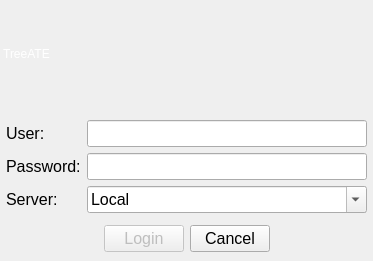
<?xml version="1.0" encoding="UTF-8"?>
<ui version="4.0">
 <class>login</class>
 <widget class="QDialog" name="login">
  <property name="geometry">
   <rect>
    <x>0</x>
    <y>0</y>
    <width>374</width>
    <height>233</height>
   </rect>
  </property>
  <property name="sizePolicy">
   <sizepolicy hsizetype="Fixed" vsizetype="Fixed">
    <horstretch>0</horstretch>
    <verstretch>0</verstretch>
   </sizepolicy>
  </property>
  <property name="windowTitle">
   <string>Login</string>
  </property>
  <layout class="QVBoxLayout" name="verticalLayout">
   <property name="sizeConstraint">
    <enum>QLayout::SetFixedSize</enum>
   </property>
   <property name="leftMargin">
    <number>0</number>
   </property>
   <property name="topMargin">
    <number>0</number>
   </property>
   <property name="rightMargin">
    <number>0</number>
   </property>
   <property name="bottomMargin">
    <number>9</number>
   </property>
   <item>
    <widget class="QLabel" name="label">
     <property name="sizePolicy">
      <sizepolicy hsizetype="Preferred" vsizetype="Fixed">
       <horstretch>0</horstretch>
       <verstretch>0</verstretch>
      </sizepolicy>
     </property>
     <property name="minimumSize">
      <size>
       <width>373</width>
       <height>108</height>
      </size>
     </property>
     <property name="maximumSize">
      <size>
       <width>16777215</width>
       <height>360</height>
      </size>
     </property>
     <property name="styleSheet">
      <string notr="true">background-image: url(:/login.jpg);
font: 75 18pt &quot;微软雅黑&quot;;
color: rgb(255, 255, 255);</string>
     </property>
     <property name="text">
      <string> TreeATE</string>
     </property>
    </widget>
   </item>
   <item>
    <layout class="QGridLayout" name="gridLayout">
     <property name="leftMargin">
      <number>6</number>
     </property>
     <property name="topMargin">
      <number>6</number>
     </property>
     <property name="rightMargin">
      <number>6</number>
     </property>
     <property name="bottomMargin">
      <number>6</number>
     </property>
     <item row="1" column="0">
      <widget class="QLabel" name="label_pwd">
       <property name="styleSheet">
        <string notr="true">font: 75 12pt;</string>
       </property>
       <property name="text">
        <string>Password:</string>
       </property>
      </widget>
     </item>
     <item row="0" column="1">
      <widget class="QLineEdit" name="lineEdit_User">
       <property name="styleSheet">
        <string notr="true">font: 75 12pt;</string>
       </property>
      </widget>
     </item>
     <item row="0" column="0">
      <widget class="QLabel" name="label_user">
       <property name="styleSheet">
        <string notr="true">font: 75 12pt;</string>
       </property>
       <property name="text">
        <string>User:</string>
       </property>
      </widget>
     </item>
     <item row="1" column="1">
      <widget class="QLineEdit" name="lineEdit_Pwd">
       <property name="styleSheet">
        <string notr="true">font: 75 12pt;</string>
       </property>
       <property name="echoMode">
        <enum>QLineEdit::Password</enum>
       </property>
       <property name="dragEnabled">
        <bool>false</bool>
       </property>
      </widget>
     </item>
     <item row="2" column="0">
      <widget class="QLabel" name="label_2">
       <property name="styleSheet">
        <string notr="true">font: 75 12pt;</string>
       </property>
       <property name="text">
        <string>Server:</string>
       </property>
      </widget>
     </item>
     <item row="2" column="1">
      <widget class="QComboBox" name="comboBox_host">
       <property name="styleSheet">
        <string notr="true">font: 75 12pt;</string>
       </property>
       <property name="editable">
        <bool>true</bool>
       </property>
       <item>
        <property name="text">
         <string>Local</string>
        </property>
       </item>
      </widget>
     </item>
    </layout>
   </item>
   <item>
    <layout class="QHBoxLayout" name="horizontalLayout">
     <item>
      <spacer name="horizontalSpacer">
       <property name="orientation">
        <enum>Qt::Horizontal</enum>
       </property>
       <property name="sizeHint" stdset="0">
        <size>
         <width>40</width>
         <height>20</height>
        </size>
       </property>
      </spacer>
     </item>
     <item>
      <widget class="QPushButton" name="pushButton_Login">
       <property name="enabled">
        <bool>false</bool>
       </property>
       <property name="styleSheet">
        <string notr="true">font: 75 12pt;</string>
       </property>
       <property name="text">
        <string>Login</string>
       </property>
      </widget>
     </item>
     <item>
      <widget class="QPushButton" name="pushButton_Cancel">
       <property name="styleSheet">
        <string notr="true">font: 75 12pt;</string>
       </property>
       <property name="text">
        <string>Cancel</string>
       </property>
      </widget>
     </item>
     <item>
      <spacer name="horizontalSpacer_2">
       <property name="orientation">
        <enum>Qt::Horizontal</enum>
       </property>
       <property name="sizeHint" stdset="0">
        <size>
         <width>40</width>
         <height>20</height>
        </size>
       </property>
      </spacer>
     </item>
    </layout>
   </item>
  </layout>
 </widget>
 <resources/>
 <connections/>
</ui>
